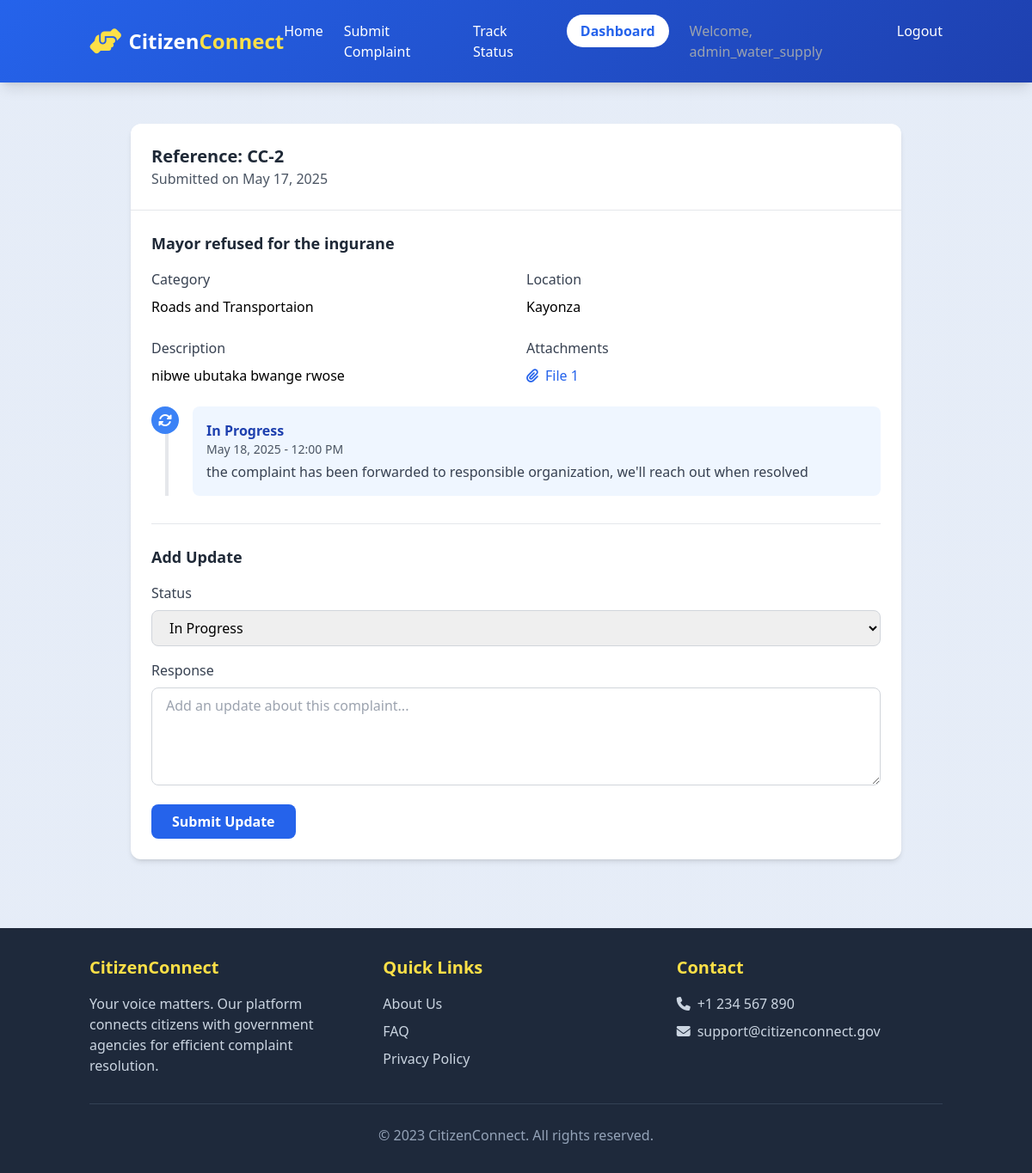
The page /track/2/ (signed in) on the database its author committed.
### citizens/models.py (models this page shows, shortened)
class CustomUser(AbstractUser):
    is_category_admin = models.BooleanField(default=False)
    managed_category = models.ForeignKey('ComplaintCategory', on_delete=models.SET_NULL, null=True, blank=True)

class Complaint(models.Model):
    STATUS_CHOICES = [
        ('pending', 'Pending'),
        ('in_progress', 'In Progress'),
        ('resolved', 'Resolved'),
        ('rejected', 'Rejected'),
    ]
    category = models.ForeignKey(ComplaintCategory, on_delete=models.SET_NULL, null=True)
    title = models.CharField(max_length=200)
    description = models.TextField()
    location = models.CharField(max_length=200)
    latitude = models.DecimalField(max_digits=9, decimal_places=6, null=True, blank=True)
    longitude = models.DecimalField(max_digits=9, decimal_places=6, null=True, blank=True)
    status = models.CharField(max_length=20, choices=STATUS_CHOICES, default='pending')
    created_at = models.DateTimeField(default=timezone.now)
    updated_at = models.DateTimeField(auto_now=True)
    is_anonymous = models.BooleanField(default=False)
    contact_email = models.EmailField()
    assigned_to = models.ForeignKey(CustomUser, related_name='assigned_complaints', on_delete=models.SET_NULL, null=True, blank=True)

class ComplaintCategory(models.Model):
    name = models.CharField(max_length=100)
    description = models.TextField(blank=True)
    department = models.CharField(max_length=100)
    admin_email = models.EmailField(blank=True)

class ComplaintAttachment(models.Model):
    complaint = models.ForeignKey(Complaint, on_delete=models.CASCADE, related_name='attachments')
    file = models.FileField(upload_to='complaint_attachments/')
    uploaded_at = models.DateTimeField(default=timezone.now)

class ComplaintUpdate(models.Model):
    complaint = models.ForeignKey(Complaint, on_delete=models.CASCADE, related_name='updates')
    status = models.CharField(max_length=20, choices=Complaint.STATUS_CHOICES)
    comment = models.TextField()
    created_at = models.DateTimeField(default=timezone.now)

### citizens/views.py (the view)
# urls.py: path('track/<int:pk>/', TrackComplaintView.as_view(), name='track_complaint'),
class TrackComplaintView(DetailView):
    model = Complaint
    template_name = 'citizens/track_complaint.html'
    context_object_name = 'complaint'
    def get_context_data(self, **kwargs):
        context = super().get_context_data(**kwargs)
        context['updates'] = self.object.updates.all().order_by('-created_at')
        return context

### templates/citizens/track_complaint.html (shortened to what this page needs)
{% extends 'base.html' %}
{% block content %}
<div class="container mx-auto px-4 py-12">
    <div class="max-w-4xl mx-auto">
        <div class="bg-white rounded-xl shadow-md overflow-hidden mb-8 animate__animated animate__fadeIn">
            <div class="border-b border-gray-200 p-6">
                <div class="flex flex-col sm:flex-row justify-between items-start sm:items-center">
                    <div>
                        <h2 class="text-xl font-bold text-gray-800">Reference: CC-{{ complaint.pk }}</h2>
                        <p class="text-gray-600">Submitted on {{ complaint.created_at|date:"F j, Y" }}</p>
                    </div>
                    <div class="mt-3 sm:mt-0">
                        <span class="px-4 py-2 rounded-full text-white font-semibold status-{{ complaint.status }}">
                            {% if complaint.status == 'in_progress' %}
                                <i class="fas fa-sync-alt fa-spin mr-2"></i>
                            {% elif complaint.status == 'resolved' %}
                                <i class="fas fa-check-circle mr-2"></i>
                            {% elif complaint.status == 'rejected' %}
                                <i class="fas fa-times-circle mr-2"></i>
                            {% else %}
                                <i class="fas fa-clock mr-2"></i>
                            {% endif %}
                        </span>
                    </div>
                </div>
            </div>
            <div class="p-6">
                <h3 class="text-lg font-semibold mb-4 text-gray-800">{{ complaint.title }}</h3>
                <div class="grid grid-cols-1 md:grid-cols-2 gap-6 mb-6">
                    <div>
                        <h4 class="font-medium text-gray-700 mb-2">Category</h4>
                        <p>{{ complaint.category.name }}</p>
                    </div>
                    <div>
                        <h4 class="font-medium text-gray-700 mb-2">Location</h4>
                        <p>{{ complaint.location }}</p>
                    </div>
                    <div>
                        <h4 class="font-medium text-gray-700 mb-2">Description</h4>
                        <p class="whitespace-pre-line">{{ complaint.description }}</p>
                    </div>
                    {% if complaint.attachments.exists %}
                    <div>
                        <h4 class="font-medium text-gray-700 mb-2">Attachments</h4>
                        <div class="grid grid-cols-2 gap-2">
                            {% for attachment in complaint.attachments.all %}
                            <a href="{{ attachment.file.url }}" target="_blank" class="flex items-center text-blue-600 hover:text-blue-800">
                                <i class="fas fa-paperclip mr-2"></i>
                                <span class="truncate">File {{ forloop.counter }}</span>
                            </a>
                            {% endfor %}
                        </div>
                    </div>
                    {% endif %}
                </div>
                <div class="relative">
                    <div class="absolute left-4 top-0 h-full w-1 bg-gray-200"></div>
                    <div class="space-y-8">
                        {% for update in updates %}
                        <div class="relative pl-12">
                            <div class="absolute left-0 top-0 w-8 h-8 rounded-full
                                {% if update.status == 'resolved' %}bg-green-500
                                {% elif update.status == 'rejected' %}bg-red-500
                                {% elif update.status == 'in_progress' %}bg-blue-500
                                {% else %}bg-yellow-500{% endif %}
                                flex items-center justify-center text-white">
                                {% if update.status == 'resolved' %}
                                    <i class="fas fa-check"></i>
                                {% elif update.status == 'rejected' %}
                                    <i class="fas fa-times"></i>
                                {% elif update.status == 'in_progress' %}
                                    <i class="fas fa-sync-alt fa-spin"></i>
                                {% else %}
                                    <i class="fas fa-clock"></i>
                                {% endif %}
                            </div>
                            <div class="{% if update.status == 'resolved' %}bg-green-50
                                {% elif update.status == 'rejected' %}bg-red-50
                                {% elif update.status == 'in_progress' %}bg-blue-50
                                {% else %}bg-yellow-50{% endif %}
                                p-4 rounded-lg">
                                <h4 class="font-semibold {% if update.status == 'resolved' %}text-green-800
                                    {% elif update.status == 'rejected' %}text-red-800
                                    {% elif update.status == 'in_progress' %}text-blue-800
                                    {% else %}text-yellow-800{% endif %}">
                                    {{ update.get_status_display }}
                                </h4>
                                <p class="text-gray-600 text-sm">{{ update.created_at|date:"F j, Y - g:i A" }}</p>
                                <p class="mt-1 text-gray-700 whitespace-pre-line">{{ update.comment }}</p>
                            </div>
                        </div>
                        {% endfor %}
                    </div>
                </div>
                {% if user.is_category_admin %}
                <div class="mt-8 border-t border-gray-200 pt-6">
                    <h3 class="text-lg font-semibold mb-4 text-gray-800">Add Update</h3>
                    <form method="POST" action="{% url 'update_complaint_status' pk=complaint.pk %}" class="space-y-4">
                        <div>
                            <label class="block text-gray-700 font-medium mb-2">Status</label>
                            <select name="status" class="w-full px-4 py-2 rounded-lg border border-gray-300 focus:ring-2 focus:ring-blue-500 focus:border-blue-500 transition">
                                <option value="in_progress" {% if complaint.status == 'in_progress' %}selected{% endif %}>In Progress</option>
                            </select>
                        </div>
                        <div>
                            <label class="block text-gray-700 font-medium mb-2">Response</label>
                            <textarea name="comment" rows="4" class="w-full px-4 py-2 rounded-lg border border-gray-300 focus:ring-2 focus:ring-blue-500 focus:border-blue-500 transition" placeholder="Add an update about this complaint..." required></textarea>
                        </div>
                        <div>
                            <button type="submit" class="bg-blue-600 hover:bg-blue-700 text-white font-bold py-2 px-6 rounded-lg transition">
                                Submit Update
                            </button>
                        </div>
                    </form>
                </div>
                {% endif %}
            </div>
        </div>
    </div>
</div>
{% endblock %}

### templates/base.html (shortened to what this page needs)
<!DOCTYPE html>
<html lang="en">
<head>
    <script src="https://cdn.tailwindcss.com"></script>
    <link rel="stylesheet" href="https://cdnjs.cloudflare.com/ajax/libs/animate.css/4.1.1/animate.min.css"/>
    <link rel="stylesheet" href="https://cdnjs.cloudflare.com/ajax/libs/font-awesome/6.4.0/css/all.min.css">
</head>
<body class="min-h-screen flex flex-col">
    <header class="gradient-bg text-white shadow-lg">
        <div class="container mx-auto px-4 py-6">
            <div class="flex justify-between items-center animate__animated animate__fadeInDown">
                <div class="flex items-center space-x-2">
                    <i class="fas fa-handshake-angle text-3xl text-yellow-300"></i>
                    <h1 class="text-2xl font-bold">Citizen<span class="text-yellow-300">Connect</span></h1>
                </div>
                <nav>
                    <ul class="flex space-x-6">
                        <li><a href="{% url 'home' %}" class="hover:text-yellow-300 transition">Home</a></li>
                        <li><a href="{% url 'submit_complaint' %}" class="hover:text-yellow-300 transition">Submit Complaint</a></li>
                        <li><a href="{% url 'track_complaint_all' %}" class="hover:text-yellow-300 transition">Track Status</a></li>
                        {% if user.is_authenticated %}
                            <li><a href="{% url 'category_dashboard' %}" class="bg-white text-blue-600 px-4 py-2 rounded-full font-semibold hover:bg-yellow-300 transition">Dashboard</a></li>
                        {% endif %}
                        {% if user.is_authenticated %}
                            <li><span class="text-gray-400">Welcome, {{ user.username }}</span></li>
                            <li><a href="{% url 'logout' %}" class="hover:text-yellow-300 transition">Logout</a></li>
                        {% else %}
                            <li><a href="{% url 'login' %}?next={{ request.path }}" class="hover:text-yellow-300 transition">Login</a></li>
                        {% endif %}
                    </ul>
                </nav>
            </div>
        </div>
    </header>
    <main class="flex-grow">
        {% block content %}{% endblock %}
    </main>
    <footer class="bg-slate-800 text-white py-8">
        <div class="container mx-auto px-4">
            <div class="grid grid-cols-1 md:grid-cols-3 gap-8">
                <div class="animate__animated animate__fadeInUp">
                    <h3 class="text-xl font-bold mb-4 text-yellow-300">CitizenConnect</h3>
                    <p class="text-slate-300">Your voice matters. Our platform connects citizens with government agencies for efficient complaint resolution.</p>
                </div>
                <div class="animate__animated animate__fadeInUp animate__delay-1s">
                    <h3 class="text-xl font-bold mb-4 text-yellow-300">Quick Links</h3>
                    <ul class="space-y-2">
                        <li><a href="#" class="text-slate-300 hover:text-yellow-300 transition">About Us</a></li>
                        <li><a href="#" class="text-slate-300 hover:text-yellow-300 transition">FAQ</a></li>
                        <li><a href="#" class="text-slate-300 hover:text-yellow-300 transition">Privacy Policy</a></li>
                    </ul>
                </div>
                <div class="animate__animated animate__fadeInUp animate__delay-2s">
                    <h3 class="text-xl font-bold mb-4 text-yellow-300">Contact</h3>
                    <ul class="space-y-2">
                        <li class="flex items-center space-x-2 text-slate-300"><i class="fas fa-phone"></i> <span>+1 234 567 890</span></li>
                        <li class="flex items-center space-x-2 text-slate-300"><i class="fas fa-envelope"></i> <span>support@citizenconnect.gov</span></li>
                    </ul>
                </div>
            </div>
            <div class="border-t border-slate-700 mt-8 pt-6 text-center text-slate-400 animate__animated animate__fadeIn">
                <p>&copy; 2023 CitizenConnect. All rights reserved.</p>
            </div>
        </div>
    </footer>
</body>
</html>

### templates/base.html (style rules this page uses)
:root { --primary: #2563eb; --secondary: #1e40af; --accent: #f59e0b; --dark: #1e293b; --light: #f8fafc; }
body { font-family: 'Segoe UI', system-ui, sans-serif; background-color: #f0f4f8; background-image: radial-gradient(circle at 10% 20%, rgba(37, 99, 235, 0.05) 0%, rgba(37, 99, 235, 0.05) 90%); }
.gradient-bg { background: linear-gradient(135deg, var(--primary) 0%, var(--secondary) 100%); }

### rows shown on the page
CustomUser: username "admin_water_supply"
Complaint: pk "2", created_at "May 17, 2025", title "Mayor refused for the ingurane", category.name "Roads and Transportaion", location "Kayonza", description "nibwe ubutaka bwange rwose", status "In Progress"
ComplaintUpdate: status "In Progress", created_at "May 18, 2025 - 12:00 PM", comment "the complaint has been forwarded to responsible organization, we'll reach out when resolved"
